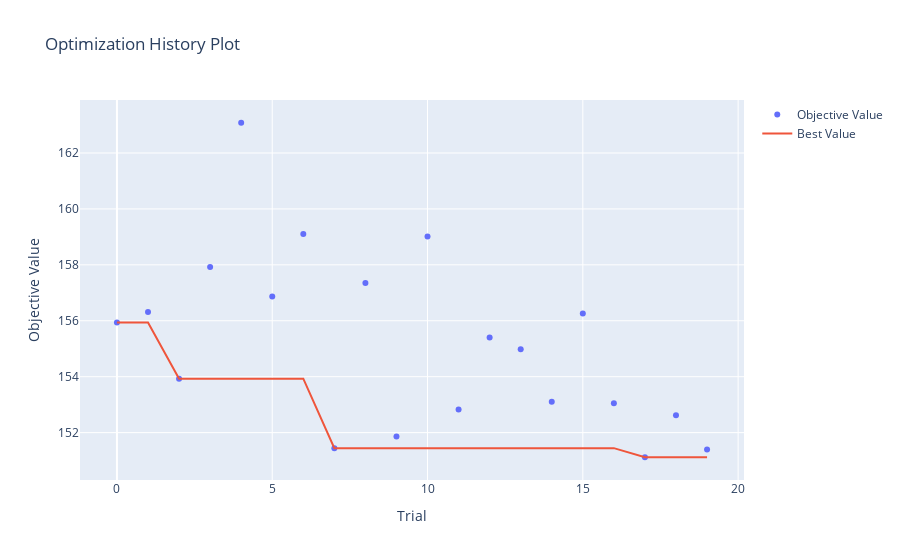

The code cell stored with this chart in its notebook:
### Code cell
optuna.visualization.plot_optimization_history(study)

### Figure 1 — Plotly figure (JSON) as saved in the notebook; plotly's stock layout.template omitted (floating-point values rounded to 4 significant figures)
{"data": [{"mode": "markers", "name": "Objective Value", "type": "scatter", "x": [0, 1, 2, 3, 4, 5, 6, 7, 8, 9, 10, 11, 12, 13, 14, 15, 16, 17, 18, 19], "y": [155.9, 156.3, 153.9, 157.9, 163.1, 156.9, 159.1, 151.4, 157.4, 151.9, 159.0, 152.8, 155.4, 155.0, 153.1, 156.3, 153.0, 151.1, 152.6, 151.4]}, {"mode": "lines", "name": "Best Value", "type": "scatter", "x": [0, 1, 2, 3, 4, 5, 6, 7, 8, 9, 10, 11, 12, 13, 14, 15, 16, 17, 18, 19], "y": [155.9, 155.9, 153.9, 153.9, 153.9, 153.9, 153.9, 151.4, 151.4, 151.4, 151.4, 151.4, 151.4, 151.4, 151.4, 151.4, 151.4, 151.1, 151.1, 151.1]}, {"marker": {"color": "#cccccc"}, "mode": "markers", "name": "Infeasible Trial", "showlegend": false, "type": "scatter", "x": [], "y": []}], "layout": {"title": {"text": "Optimization History Plot"}, "xaxis": {"title": {"text": "Trial"}}, "yaxis": {"title": {"text": "Objective Value"}}}}
